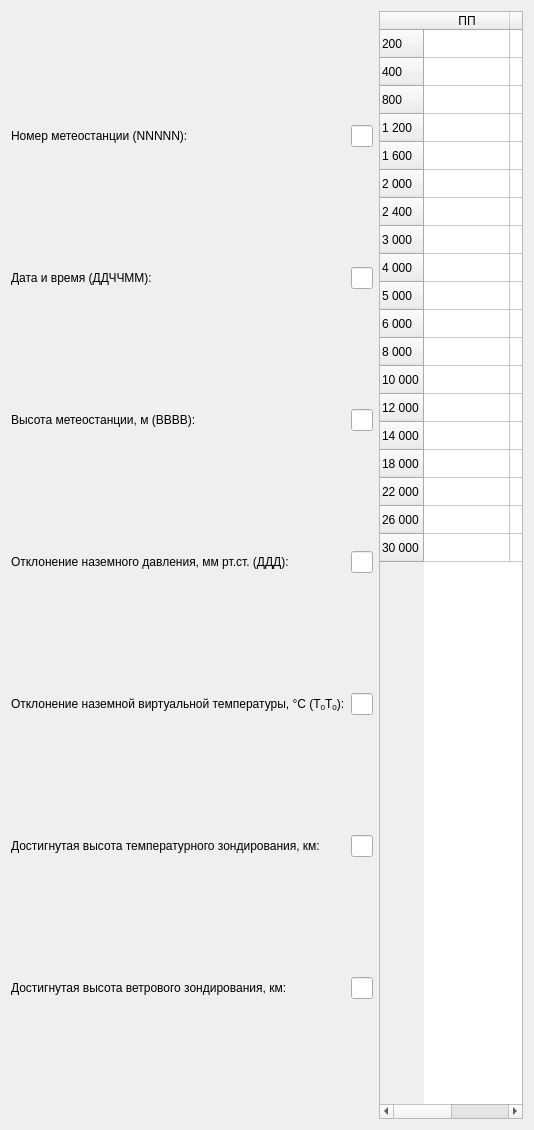
                    <widget class="QWidget" name="scrollAreaWidgetContents_meteo11_table">
                     <property name="geometry">
                      <rect>
                       <x>0</x>
                       <y>0</y>
                       <width>534</width>
                       <height>1130</height>
                      </rect>
                     </property>
                     <layout class="QGridLayout" name="gridLayout_4">
                      <item row="0" column="0" rowspan="2" colspan="2">
                       <layout class="QGridLayout" name="gridLayout_Meteo11Params">
                        <property name="verticalSpacing">
                         <number>6</number>
                        </property>
                        <item row="4" column="0">
                         <widget class="QLabel" name="label_tempVirtDeviation">
                          <property name="text">
                           <string>&lt;html&gt;&lt;head/&gt;&lt;body&gt;&lt;p&gt;Отклонение наземной виртуальной температуры, °С (Т&lt;span style=&quot; vertical-align:sub;&quot;&gt;0&lt;/span&gt;Т&lt;span style=&quot; vertical-align:sub;&quot;&gt;0&lt;/span&gt;):&lt;/p&gt;&lt;/body&gt;&lt;/html&gt;</string>
                          </property>
                         </widget>
                        </item>
                        <item row="6" column="0">
                         <widget class="QLabel" name="label_windHeightSensingReached">
                          <property name="text">
                           <string>Достигнутая высота ветрового зондирования, км:</string>
                          </property>
                         </widget>
                        </item>
                        <item row="5" column="1">
                         <widget class="QLineEdit" name="lineEdit_ht">
                          <property name="readOnly">
                           <bool>true</bool>
                          </property>
                         </widget>
                        </item>
                        <item row="4" column="1">
                         <widget class="QLineEdit" name="lineEdit_t">
                          <property name="readOnly">
                           <bool>true</bool>
                          </property>
                         </widget>
                        </item>
                        <item row="1" column="0">
                         <widget class="QLabel" name="label_dateAndTime">
                          <property name="text">
                           <string>Дата и время (ДДЧЧММ):</string>
                          </property>
                         </widget>
                        </item>
                        <item row="1" column="1">
                         <widget class="QLineEdit" name="lineEdit_dt">
                          <property name="readOnly">
                           <bool>true</bool>
                          </property>
                         </widget>
                        </item>
                        <item row="2" column="0">
                         <widget class="QLabel" name="label_stationHeight">
                          <property name="text">
                           <string>Высота метеостанции, м (BBBB):</string>
                          </property>
                         </widget>
                        </item>
                        <item row="6" column="1">
                         <widget class="QLineEdit" name="lineEdit_hw">
                          <property name="readOnly">
                           <bool>true</bool>
                          </property>
                         </widget>
                        </item>
                        <item row="3" column="1">
                         <widget class="QLineEdit" name="lineEdit_p">
                          <property name="readOnly">
                           <bool>true</bool>
                          </property>
                         </widget>
                        </item>
                        <item row="2" column="1">
                         <widget class="QLineEdit" name="lineEdit_h">
                          <property name="readOnly">
                           <bool>true</bool>
                          </property>
                         </widget>
                        </item>
                        <item row="3" column="0">
                         <widget class="QLabel" name="label_presDeviation">
                          <property name="text">
                           <string>Отклонение наземного давления, мм рт.ст. (ДДД):</string>
                          </property>
                         </widget>
                        </item>
                        <item row="0" column="0">
                         <widget class="QLabel" name="label_numStation">
                          <property name="text">
                           <string>Номер метеостанции (NNNNN):</string>
                          </property>
                         </widget>
                        </item>
                        <item row="0" column="1">
                         <widget class="QLineEdit" name="lineEdit_numStation">
                          <property name="text">
                           <string/>
                          </property>
                          <property name="readOnly">
                           <bool>true</bool>
                          </property>
                         </widget>
                        </item>
                        <item row="5" column="0">
                         <widget class="QLabel" name="label_tempSensingHReached">
                          <property name="text">
                           <string>Достигнутая высота температурного зондирования, км:</string>
                          </property>
                         </widget>
                        </item>
                       </layout>
                      </item>
                      <item row="0" column="2" rowspan="2">
                       <widget class="QTableWidget" name="tableWidget_meteo11Formalize">
                        <property name="editTriggers">
                         <set>QAbstractItemView::NoEditTriggers</set>
                        </property>
                        <property name="rowCount">
                         <number>19</number>
                        </property>
                        <attribute name="horizontalHeaderDefaultSectionSize">
                         <number>86</number>
                        </attribute>
                        <attribute name="verticalHeaderDefaultSectionSize">
                         <number>28</number>
                        </attribute>
                        <row>
                         <property name="text">
                          <string>200</string>
                         </property>
                        </row>
                        <row>
                         <property name="text">
                          <string>400</string>
                         </property>
                        </row>
                        <row>
                         <property name="text">
                          <string>800</string>
                         </property>
                        </row>
                        <row>
                         <property name="text">
                          <string>1 200</string>
                         </property>
                        </row>
                        <row>
                         <property name="text">
                          <string>1 600</string>
                         </property>
                        </row>
                        <row>
                         <property name="text">
                          <string>2 000</string>
                         </property>
                        </row>
                        <row>
                         <property name="text">
                          <string>2 400</string>
                         </property>
                        </row>
                        <row>
                         <property name="text">
                          <string>3 000</string>
                         </property>
                        </row>
                        <row>
                         <property name="text">
                          <string>4 000</string>
                         </property>
                        </row>
                        <row>
                         <property name="text">
                          <string>5 000</string>
                         </property>
                        </row>
                        <row>
                         <property name="text">
                          <string>6 000</string>
                         </property>
                        </row>
                        <row>
                         <property name="text">
                          <string>8 000   </string>
                         </property>
                        </row>
                        <row>
                         <property name="text">
                          <string>10 000</string>
                         </property>
                        </row>
                        <row>
                         <property name="text">
                          <string>12 000</string>
                         </property>
                        </row>
                        <row>
                         <property name="text">
                          <string>14 000</string>
                         </property>
                        </row>
                        <row>
                         <property name="text">
                          <string>18 000</string>
                         </property>
                        </row>
                        <row>
                         <property name="text">
                          <string>22 000</string>
                         </property>
                        </row>
                        <row>
                         <property name="text">
                          <string>26 000</string>
                         </property>
                        </row>
                        <row>
                         <property name="text">
                          <string>30 000</string>
                         </property>
                        </row>
                        <column>
                         <property name="text">
                          <string>ПП</string>
                         </property>
                        </column>
                        <column>
                         <property name="text">
                          <string>ТТДДСС</string>
                         </property>
                        </column>
                       </widget>
                      </item>
                     </layout>
                    </widget>
